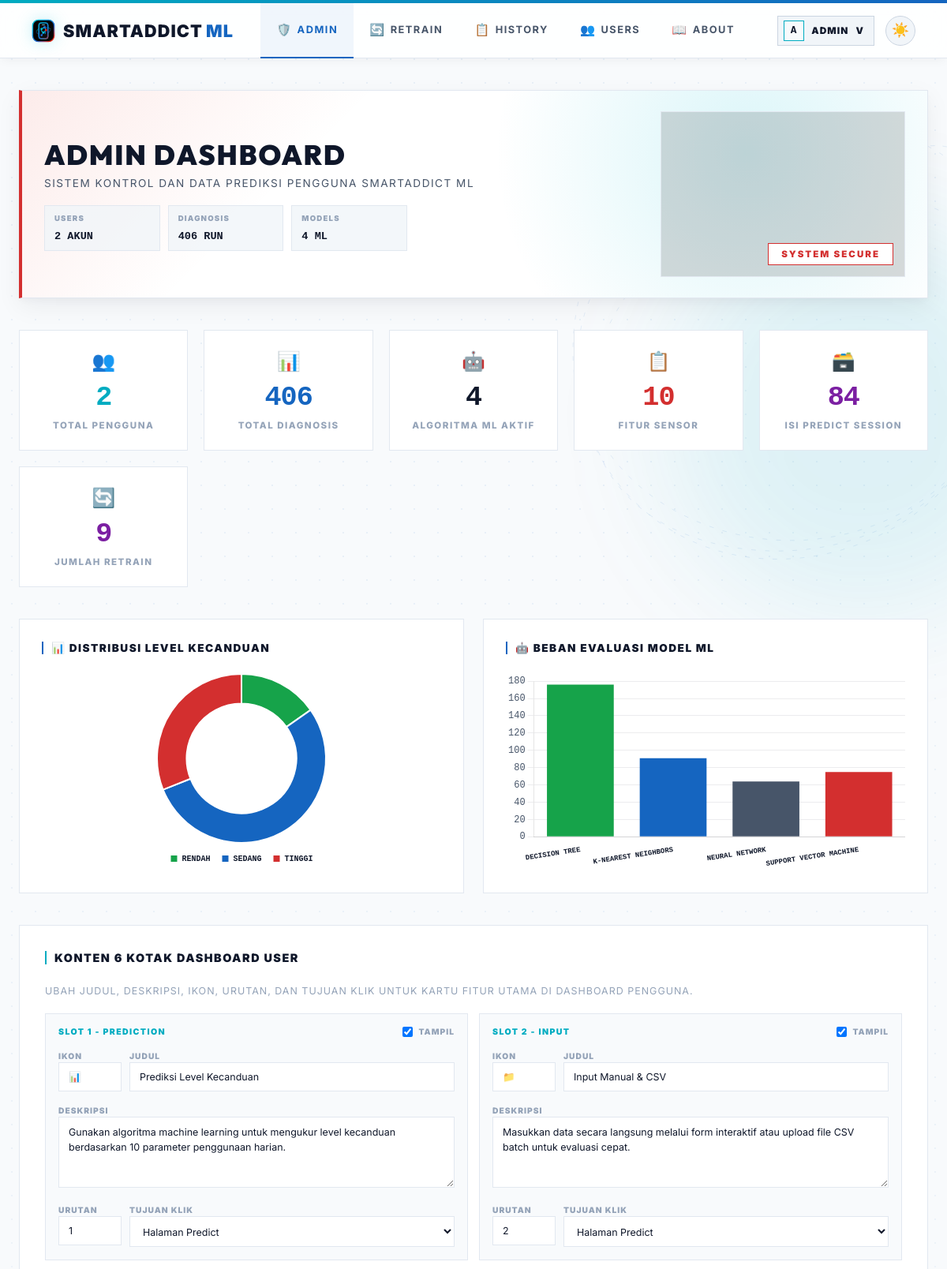
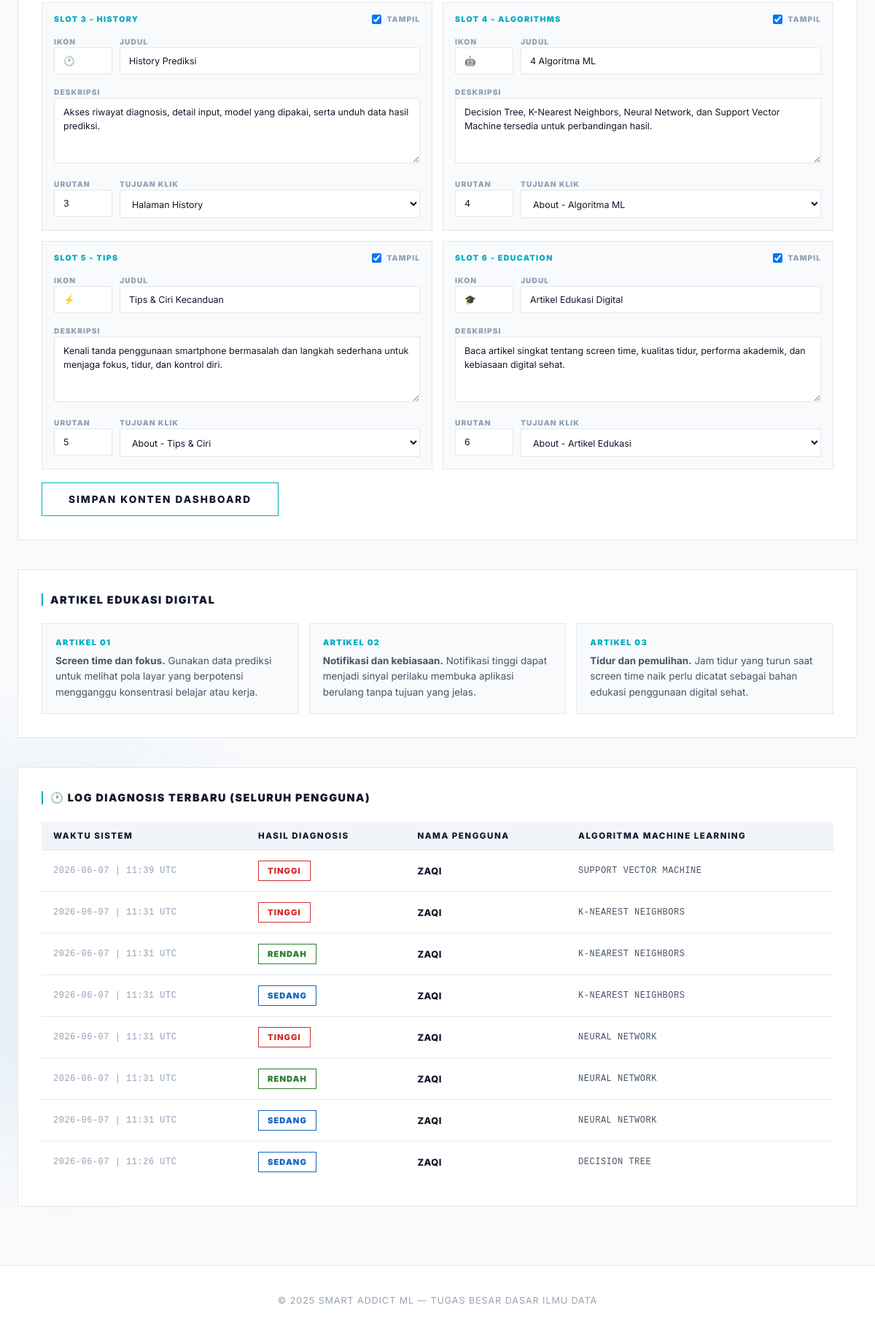
Page /admin (signed in) on the earlier database version (2 pictures, top to bottom).
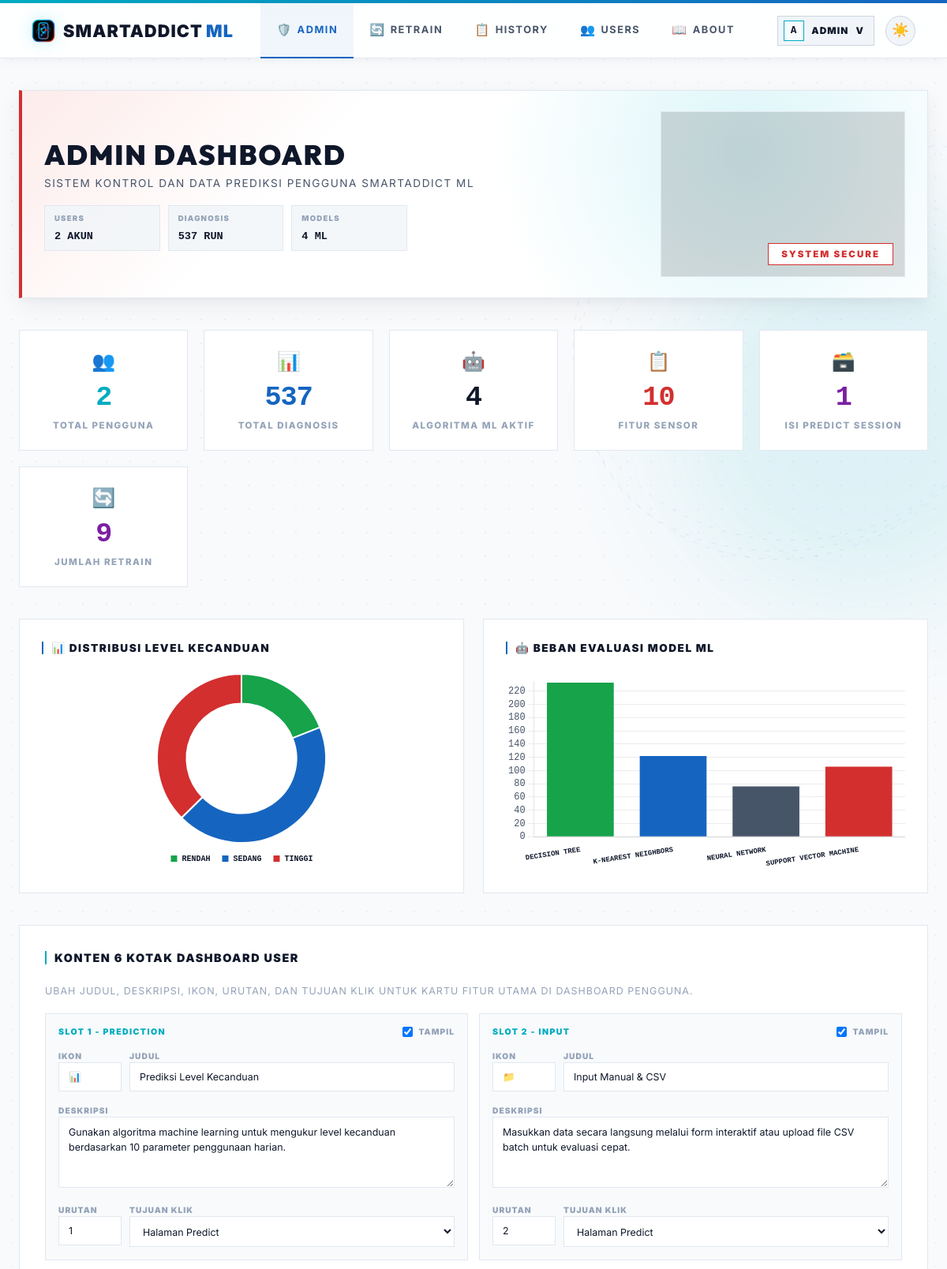
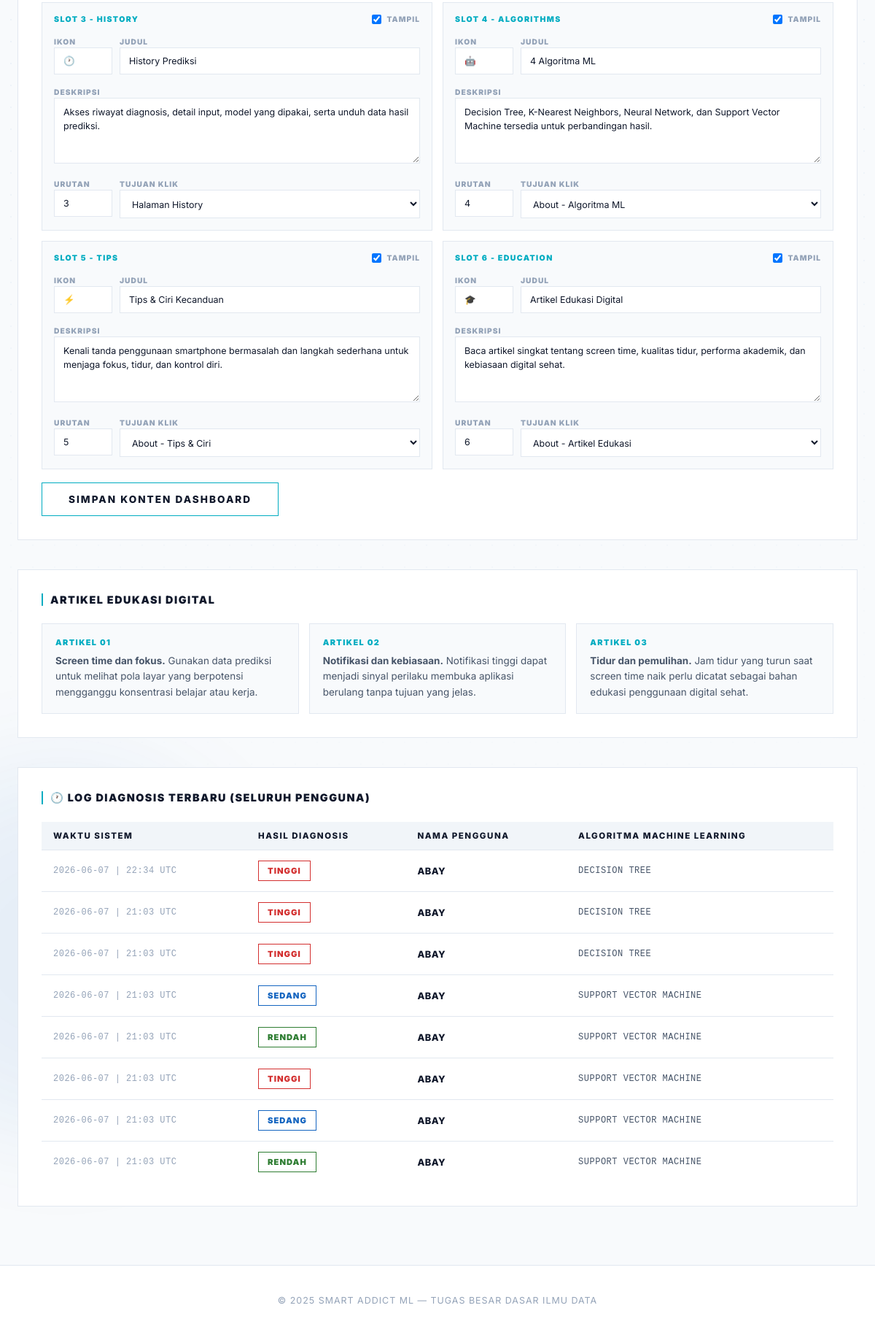
Same page on the later database version (2 pictures, top to bottom).
### smartaddict/models/dashboard_feature.py (models this page shows)
class DashboardFeature(db.Model):
    __tablename__ = "dashboard_features"
    id = db.Column(db.Integer, primary_key=True)
    slot_key = db.Column(db.String(40), unique=True, nullable=False)
    icon = db.Column(db.String(32), nullable=False, default="")
    title = db.Column(db.String(90), nullable=False)
    description = db.Column(db.Text, nullable=False)
    target_key = db.Column(db.String(40), nullable=False, default="dashboard")
    sort_order = db.Column(db.Integer, nullable=False, default=0)
    is_active = db.Column(db.Boolean, nullable=False, default=True)
    created_at = db.Column(db.DateTime, default=datetime.utcnow)
    updated_at = db.Column(db.DateTime, default=datetime.utcnow, onupdate=datetime.utcnow)

### smartaddict/models/prediction.py (models this page shows, shortened)
class Prediction(db.Model):
    id = db.Column(db.Integer, primary_key=True)
    user_id = db.Column(db.Integer, db.ForeignKey("user.id"), nullable=False)
    model_name = db.Column(db.String(50), nullable=False)
    input_values = db.Column(db.Text, nullable=False)
    result = db.Column(db.String(20), nullable=False)
    prediction_raw = db.Column(db.Integer, nullable=False)
    timestamp = db.Column(db.DateTime, default=datetime.utcnow)

### smartaddict/models/user.py (models this page shows, shortened)
class User(UserMixin, db.Model):
    id = db.Column(db.Integer, primary_key=True)
    username = db.Column(db.String(80), unique=True, nullable=False)
    password_hash = db.Column(db.String(200), nullable=False)
    role = db.Column(db.String(10), default="user")
    created_at = db.Column(db.DateTime, default=datetime.utcnow)
    predictions = db.relationship("Prediction", backref="user", lazy=True)
    @property
    def is_admin(self):
        return self.role == "admin"

### smartaddict/routes/admin_routes.py (the view)
@admin_bp.route("/admin", endpoint='admin_dashboard')
@admin_required
def admin_dashboard():
    total_users = User.query.filter_by(role='user').count()
    total_preds = Prediction.query.count()
    total_predict_session = PredictUserSession.query.count()
    all_preds = Prediction.query.all()
    stats = {'Rendah': 0, 'Sedang': 0, 'Tinggi': 0}
    model_usage = {}
    for p in all_preds:
        if p.result in stats:
            stats[p.result] += 1
        model_usage[p.model_name] = model_usage.get(p.model_name, 0) + 1
    recent = Prediction.query.order_by(Prediction.timestamp.desc()).limit(8).all()
    versions = get_available_retrain_versions(runtime.ACTIVE_MODEL_VERSION)
    total_retrains = len(versions)
    dashboard_features = get_dashboard_features(include_inactive=True)
    return render_template("admin/dashboard.html", active_page='admin_dashboard',
        total_users=total_users, total_preds=total_preds, stats=stats,
        model_usage=model_usage, recent=recent,
        total_predict_session=total_predict_session,
        total_retrains=total_retrains, retrain_versions=versions,
        dashboard_features=dashboard_features,
        dashboard_feature_targets=DASHBOARD_FEATURE_TARGETS,
        active_model_version=runtime.ACTIVE_MODEL_VERSION)

### app.py (called while the page is built)
@app.after_request
def add_no_cache(response):
    response.headers['Cache-Control'] = 'no-store, no-cache, must-revalidate, max-age=0'
    response.headers['Pragma'] = 'no-cache'
    response.headers['Expires'] = '0'
    return response

@login_manager.user_loader
def load_user(user_id):
    try:
        return User.query.get(int(user_id))
    except Exception:
        return None

### smartaddict/routes/admin_routes.py (called while the page is built)
def admin_required(view_func):
    @wraps(view_func)
    @login_required
    def wrapped(*args, **kwargs):
        if not current_user.is_admin:
            return redirect(url_for('user.dashboard'))
        return view_func(*args, **kwargs)
    return wrapped

### smartaddict/services/dashboard_feature_service.py (called while the page is built)
def ensure_dashboard_features():
    existing_keys = {
        feature.slot_key for feature in DashboardFeature.query.with_entities(DashboardFeature.slot_key).all()
    }
    created = False
    for item in DEFAULT_DASHBOARD_FEATURES:
        if item["slot_key"] not in existing_keys:
            db.session.add(DashboardFeature(**item))
            created = True
    if created:
        db.session.commit()

### templates/admin/dashboard.html (shortened to what the changed rows need)
{% extends "base.html" %}
{% block content %}
<main class="content">
    <div class="page-header admin-command-hero">
        <div class="header-text command-copy">
            <h1>ADMIN DASHBOARD</h1>
            <div class="command-metrics">
                <div class="command-metric">
                    <span>Diagnosis</span>
                    <strong>{{ total_preds }} Run</strong>
                </div>
            </div>
        </div>
    </div>
    <div class="stats-grid">
        <div class="stat-card">
            <div class="stat-icon">📊</div>
            <div class="stat-num" style="color:var(--m-blue-dark)">{{ total_preds }}</div>
            <div class="stat-label">Total Diagnosis</div>
        </div>
        <div class="stat-card">
            <div class="stat-icon">🗃️</div>
            <div class="stat-num" style="color:var(--accent-purple)">{{ total_predict_session }}</div>
            <div class="stat-label">Isi Predict Session</div>
        </div>
    </div>
    <div class="charts-row">
        <div class="chart-box">
            <div style="max-width:250px; margin:0 auto"><canvas id="pieChart"></canvas></div>
        </div>
        <div class="chart-box">
            <h3>🤖 BEBAN EVALUASI MODEL ML</h3>
            <canvas id="modelChart" style="max-height:250px"></canvas>
        </div>
    </div>
    <div class="recent-section" style="margin-bottom: 40px;">
        <form method="post" action="{{ url_for('admin.admin_update_dashboard_features') }}">
            <div class="dashboard-content-grid">
                {% for feature in dashboard_features %}
                <div class="dashboard-content-card">
                    <div class="dashboard-content-card__head">
                        <span>Slot {{ loop.index }} - {{ feature.slot_key }}</span>
                        <label class="dashboard-active-toggle">
                            <input type="checkbox" name="feature_{{ feature.id }}_is_active" {% if feature.is_active %}checked{% endif %}>
                            Tampil
                        </label>
                    </div>
                    <div class="dashboard-content-fields">
                        <div>
                            <label>Ikon</label>
                            <input type="text" name="feature_{{ feature.id }}_icon" value="{{ feature.icon }}" maxlength="32">
                        </div>
                        <div>
                            <label>Judul</label>
                            <input type="text" name="feature_{{ feature.id }}_title" value="{{ feature.title }}" maxlength="90" required>
                        </div>
                    </div>
                    <div>
                        <label>Deskripsi</label>
                        <textarea name="feature_{{ feature.id }}_description" required>{{ feature.description }}</textarea>
                    </div>
                    <div class="dashboard-content-fields">
                        <div>
                            <label>Urutan</label>
                            <input type="number" name="feature_{{ feature.id }}_sort_order" value="{{ feature.sort_order }}" min="1" max="99">
                        </div>
                        <div>
                            <label>Tujuan Klik</label>
                            <select name="feature_{{ feature.id }}_target">
                                {% for target_key, target_label in dashboard_feature_targets %}
                                <option value="{{ target_key }}" {% if feature.target_key == target_key %}selected{% endif %}>{{ target_label }}</option>
                                {% endfor %}
                            </select>
                        </div>
                    </div>
                </div>
                {% endfor %}
            </div>
        </form>
    </div>
    <div class="recent-section">
        {% if recent %}
        <table class="recent-table">
            <thead>
                <tr>
                    <th>WAKTU SISTEM</th>
                    <th>HASIL DIAGNOSIS</th>
                    <th>NAMA PENGGUNA</th>
                    <th>ALGORITMA MACHINE LEARNING</th>
                </tr>
            </thead>
            <tbody>
                {% for p in recent %}
                <tr>
                    <td style="color:var(--text-muted); font-family: monospace; font-size:0.75rem">{{ p.timestamp.strftime('%Y-%m-%d | %H:%M UTC') }}</td>
                    <td>
                        <span class="badge-sm {% if p.result == 'Rendah' %}r{% elif p.result == 'Sedang' %}s{% else %}t{% endif %}">
                            {{ p.result | upper }}
                        </span>
                    </td>
                    <td style="font-weight:800; color:var(--text-primary); text-transform: uppercase;">{{ p.user.username }}</td>
                    <td style="font-family: monospace; text-transform: uppercase; font-size: 0.75rem;">{{ p.model_name }}</td>
                </tr>
                {% endfor %}
            </tbody>
        </table>
        {% else %}
        <p style="color:var(--text-muted); text-align:center; padding:32px; font-weight:800; letter-spacing:1px;">BELUM ADA REKAMAN LOG DIAGNOSIS.</p>
        {% endif %}
    </div>
</main>
{% endblock %}

Differences in the rows shown:
no longer on this page (row unchanged): Prediction: timestamp "2026-06-07 | 11:39 UTC", result "TINGGI", user.username "ZAQI", model_name "SUPPORT VECTOR MACHINE"
no longer on this page (row unchanged): Prediction: timestamp "2026-06-07 | 11:31 UTC", result "TINGGI", user.username "ZAQI", model_name "K-NEAREST NEIGHBORS"
no longer on this page (row unchanged): Prediction: timestamp "2026-06-07 | 11:31 UTC", result "RENDAH", user.username "ZAQI", model_name "K-NEAREST NEIGHBORS"
no longer on this page (row unchanged): Prediction: timestamp "2026-06-07 | 11:31 UTC", result "SEDANG", user.username "ZAQI", model_name "K-NEAREST NEIGHBORS"
no longer on this page (row unchanged): Prediction: timestamp "2026-06-07 | 11:31 UTC", result "TINGGI", user.username "ZAQI", model_name "NEURAL NETWORK"
no longer on this page (row unchanged): Prediction: timestamp "2026-06-07 | 11:31 UTC", result "RENDAH", user.username "ZAQI", model_name "NEURAL NETWORK"
no longer on this page (row unchanged): Prediction: timestamp "2026-06-07 | 11:31 UTC", result "SEDANG", user.username "ZAQI", model_name "NEURAL NETWORK"
no longer on this page (row unchanged): Prediction: timestamp "2026-06-07 | 11:26 UTC", result "SEDANG", user.username "ZAQI", model_name "DECISION TREE"
added Prediction: timestamp "2026-06-07 | 22:34 UTC", result "TINGGI", user.username "ABAY", model_name "DECISION TREE"
added Prediction: timestamp "2026-06-07 | 21:03 UTC", result "TINGGI", user.username "ABAY", model_name "DECISION TREE"
added Prediction: timestamp "2026-06-07 | 21:03 UTC", result "TINGGI", user.username "ABAY", model_name "DECISION TREE"
added Prediction: timestamp "2026-06-07 | 21:03 UTC", result "SEDANG", user.username "ABAY", model_name "SUPPORT VECTOR MACHINE"
added Prediction: timestamp "2026-06-07 | 21:03 UTC", result "RENDAH", user.username "ABAY", model_name "SUPPORT VECTOR MACHINE"
added Prediction: timestamp "2026-06-07 | 21:03 UTC", result "TINGGI", user.username "ABAY", model_name "SUPPORT VECTOR MACHINE"
added Prediction: timestamp "2026-06-07 | 21:03 UTC", result "SEDANG", user.username "ABAY", model_name "SUPPORT VECTOR MACHINE"
added Prediction: timestamp "2026-06-07 | 21:03 UTC", result "RENDAH", user.username "ABAY", model_name "SUPPORT VECTOR MACHINE"
Other differences:
{{ total_preds }}: "406" → "537"
{{ total_predict_session }}: "84" → "1"
chart data {{ stats | tojson }}: {"Rendah": 62, "Sedang": 218, "Tinggi": 126} → {"Rendah": 102, "Sedang": 234, "Tinggi": 201}
chart data {{ model_usage | tojson }}: {"Decision Tree": 176, "K-Nearest Neighbors": 91, "Neural Network": 64, "Support Vector Machine": 75} → {"Decision Tree": 233, "K-Nearest Neighbors": 122, "Neural Network": 76, "Support Vector Machine": 106}
